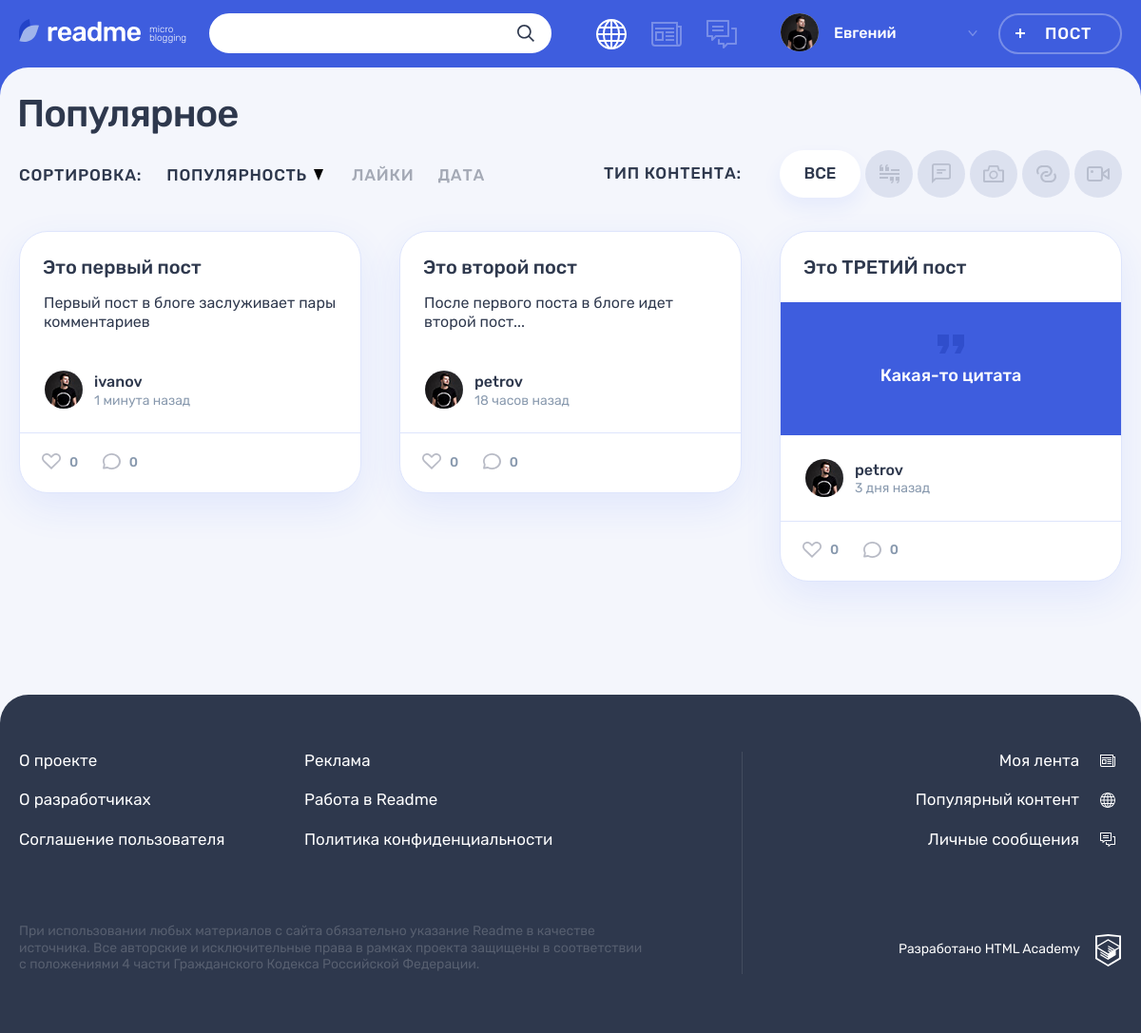
The page / on the database its author committed.
### tables this page shows
CREATE TABLE `type_content` (
    `id` INT NOT NULL AUTO_INCREMENT PRIMARY KEY,
    `type` VARCHAR(128) NOT NULL UNIQUE,                      
    `class_name` VARCHAR(128) NOT NULL UNIQUE                 
);

CREATE TABLE `posts` (
    `id` INT NOT NULL AUTO_INCREMENT PRIMARY KEY,
    `created_at` DATETIME NOT NULL,                             
    `header` TEXT,                                              
    `content_text` TEXT,                                        
    `author_quote` TEXT,                                        
    `content_photo` TEXT,                                       
    `content_video` TEXT,                                       
    `content_link` TEXT,                                        
    `count_views` INT NOT NULL DEFAULT 0,                       
    `user_id` INT NOT NULL,
    `type_content_id` INT NOT NULL,
    FOREIGN KEY `user_index` (`user_id`) REFERENCES `users` (`id`),
    FOREIGN KEY `type_content_index` (`type_content_id`) REFERENCES `type_content` (`id`),
    FULLTEXT `fulltext_index` (`header`, `content_text`, `author_quote`)    
);

CREATE TABLE `users` (
    `id` INT NOT NULL AUTO_INCREMENT PRIMARY KEY,
    `created_at` DATETIME NOT NULL,                        
    `email` VARCHAR(128) NOT NULL UNIQUE,
    `login` VARCHAR(64) NOT NULL UNIQUE,
    `password` CHAR(64) NOT NULL,                          
    `avatar` TEXT                                          
);

### helpers.php (called while the page is built, shortened)
<?php
function get_noun_plural_form(int $number, string $one, string $two, string $many): string
{
    $number = (int)$number;
    $mod10 = $number % 10;
    $mod100 = $number % 100;
    switch (true) {
        case ($mod100 >= 11 && $mod100 <= 20):
            return $many;
        case ($mod10 === 1):
            return $one;
        case ($mod10 >= 2 && $mod10 <= 4):
            return $two;
    }
}
function include_template($name, array $data = [])
{
    $name = 'templates/' . $name;
    extract($data);
    require $name;
    $result = ob_get_clean();
    return $result;
}
function generate_random_date($index)
{
    $deltas = [['minutes' => 59], ['hours' => 23], ['days' => 6], ['weeks' => 4], ['months' => 11]];
    $dcnt = count($deltas);
    $delta = $deltas[$index];
    $timeval = rand(1, current($delta));
    $timename = key($delta);
    $ts = strtotime("$timeval $timename ago");
    $dt = date('Y-m-d H:i:s', $ts);
    return $dt;
}

### templates/main.php (the view, shortened to what this page needs)
<div class="container">
    <h1 class="page__title page__title--popular">Популярное</h1>
</div>
<div class="popular container">
    <div class="popular__filters-wrapper">
        <div class="popular__sorting sorting">
            <b class="popular__sorting-caption sorting__caption">Сортировка:</b>
            <ul class="popular__sorting-list sorting__list">
                <li class="sorting__item sorting__item--popular">
                    <a class="sorting__link sorting__link--active" href="#">
                        <span>Популярность</span>
                        <svg class="sorting__icon" width="10" height="12">
                            <use xlink:href="#icon-sort"></use>
                        </svg>
                    </a>
                </li>
                <li class="sorting__item">
                    <a class="sorting__link" href="#">
                        <span>Лайки</span>
                    </a>
                </li>
                <li class="sorting__item">
                    <a class="sorting__link" href="#">
                        <span>Дата</span>
                    </a>
                </li>
            </ul>
        </div>
        <div class="popular__filters filters">
            <b class="popular__filters-caption filters__caption">Тип контента:</b>
            <ul class="popular__filters-list filters__list">
                <li class="popular__filters-item popular__filters-item--all filters__item filters__item--all">
                    <a class="filters__button filters__button--ellipse filters__button--all <?=get_class_active();?>" href="index.php">
                        <span>Все</span>
                    </a>
                </li>
                <?php foreach($content_type_array as $type_content):?>
                <li class="popular__filters-item filters__item">
                    <a class="filters__button filters__button--<?=$type_content['class_name'];?> button <?=get_class_active($type_content['class_name']);?>" href="?type_post=<?=$type_content['class_name'];?>">
                    <?php if($type_content['class_name'] === 'photo'):?>
                        <svg class="filters__icon" width="22" height="18">
                    <?php elseif($type_content['class_name'] === 'quote'):?>
                        <span class="visually-hidden">Цитата</span>
                        <svg class="filters__icon" width="21" height="20">
                    <?php elseif($type_content['class_name'] === 'link'):?>
                        <span class="visually-hidden">Ссылка</span>
                        <svg class="filters__icon" width="21" height="18">
                    <?php elseif($type_content['class_name'] === 'video'):?>
                        <span class="visually-hidden">Видео</span>
                        <svg class="filters__icon" width="24" height="16">
                    <?php elseif($type_content['class_name'] === 'text'):?>
                        <span class="visually-hidden">Текст</span>
                        <svg class="filters__icon" width="20" height="21">
                    <?php endif;?>
                        <use xlink:href="#icon-filter-<?=$type_content['class_name'];?>"></use>
                        </svg>
                    </a>
                </li>
                <?php endforeach;?>
            </ul>
        </div>
    </div>
    <div class="popular__posts">
        <?php foreach($posts_array as $idx => $post):?>
            <?php $date = generate_random_date($idx);?>
            <article class="popular__post post post-<?=$post['class_name'];?>">
                <header class="post__header">
                    <h2><a href="post.php?id=<?=$post['id'];?>"><?=htmlspecialchars($post['header']);?></a></h2>
                </header>
                <div class="post__main">
                    <?php if($post['class_name'] === 'quote'):?>
                        <blockquote>
                            <p>
                                <?=htmlspecialchars($post['content']);?>
                            </p>
                        </blockquote>
                    <?php elseif($post['class_name'] === 'text'):?>
                        <?=cut_text_post(htmlspecialchars($post['content']), $post['id']);?>
                    <?php endif;?>
                </div>
                <footer class="post__footer">
                    <div class="post__author">
                        <a class="post__author-link" href="#" title="Автор">
                            <div class="post__avatar-wrapper">
                                <img class="post__author-avatar" src="img/<?=htmlspecialchars($post['avatar']);?>" alt="Аватар пользователя">
                            </div>
                            <div class="post__info">
                                <b class="post__author-name"><?=htmlspecialchars($post['name_user']);?></b>
                                <time class="post__time" datetime="<?=$date;?>" title="<?=date('d.m.Y H:i', strtotime($date));?>"><?=get_diff_date(date_create($date));?></time>
                            </div>
                        </a>
                    </div>
                    <div class="post__indicators">
                        <div class="post__buttons">
                            <a class="post__indicator post__indicator--likes button" href="#" title="Лайк">
                                <svg class="post__indicator-icon" width="20" height="17">
                                    <use xlink:href="#icon-heart"></use>
                                </svg>
                                <span>0</span>
                            </a>
                            <a class="post__indicator post__indicator--comments button" href="#" title="Комментарии">
                                <svg class="post__indicator-icon" width="19" height="17">
                                    <use xlink:href="#icon-comment"></use>
                                </svg>
                                <span>0</span>
                            </a>
                        </div>
                    </div>
                </footer>
            </article>
        <?php endforeach;?>
    </div>
</div>

### functions.php (shortened to what this page needs)
<?php
function get_popular_posts(mysqli $link, string $type_post = null): array {
    $where = "";
    $sql = "SELECT
                `p`.`id`,
                `p`.`header`,
                `tc`.`class_name`,
            CASE
                WHEN `tc`.`class_name` in ('quote', 'text')
                    THEN `p`.`content_text`
                WHEN `tc`.`class_name` = 'photo'
                    THEN `p`.`content_photo`
                WHEN `tc`.`class_name` = 'link'
                    THEN `p`.`content_link`
                ELSE `p`.`content_video`
            END AS `content`,
                `p`.`author_quote` as `author`,
                `u`.`login` as `name_user`,
                `u`.`avatar`
            FROM
                `posts` `p`
                JOIN `users` `u` on `u`.`id` = `p`.`user_id`
                JOIN `type_content` `tc` on `tc`.`id` = `p`.`type_content_id`
            $where
            ORDER BY `count_views` DESC;";
    $result = mysqli_query($link, $sql);
    return mysqli_fetch_all($result, MYSQLI_ASSOC);
}
function get_all_type_content(mysqli $link): array {
    $sql = "SELECT
        `tc`.`type`,
        `tc`.`class_name`
    FROM
        `type_content` `tc`;";
    $result = mysqli_query($link, $sql);
    return mysqli_fetch_all($result, MYSQLI_ASSOC);
}
function get_class_active(string $type_post = null, string $tag = null): string {
    if (isset($_GET['type_post'])) {
        if ($_GET['type_post'] === $type_post) {
            if ($tag === "section") {
                return "tabs__content--active";
            }
            return "filters__button--active";
        }
    } elseif (is_null($type_post)) {
        return "filters__button--active";
    }
    return "";
}
function cut_text_post(string $text, int $id, int $limit_letters = 300): string
{
    $sum_count_letters = 0;
    $text_array = explode(' ', $text);
    for ($i = 0, $count = count($text_array); $i < $count; $i++) {
        if (($sum_count_letters + mb_strlen($text_array[$i]) + 1) <= ($limit_letters + 1)){
            $sum_count_letters += mb_strlen($text_array[$i]) + 1;
        } else {
            return '<p>' . implode(' ', array_slice($text_array, 0, $i)) . '...' . '</p>' .
            '<a class="post-text__more-link" href="post.php?id=' . $id . '">Читать далее</a>';
        }
    }
    return '<p>' . $text . '</p>';
}
function get_diff_date(DateTime $date, string $format = "%d %s назад") : string
{
    $current_date = date_create();
    $diff = date_diff($current_date, $date);
    $minutes_count = $diff->i;
    $hours_count = $diff->h;
    $days_count = $diff->d;
    $all_days_count = (int)date_interval_format($diff, "%a");
    $months_count = $diff->m;
    $years_count = $diff->y;
    $weeks_count = floor($all_days_count / 7);
    if (!($years_count || $months_count || $weeks_count || $days_count || $hours_count)) {
        $result = $minutes_count;
        $form = get_noun_plural_form($result, 'минута', 'минуты', 'минут');
    } elseif (!($years_count || $months_count || $weeks_count || $days_count)) {
        $result = $minutes_count/60 >= 0.5 ? $hours_count + 1 : $hours_count;
        $form = get_noun_plural_form($result, 'час', 'часа', 'часов');
    } elseif (!($years_count || $months_count || $weeks_count)) {
        $result = ($hours_count + $minutes_count/60)/24 >= 0.5 ? $all_days_count + 1 : $all_days_count;
        $form = get_noun_plural_form($result, 'день', 'дня', 'дней');
    } elseif (!($years_count || $months_count)) {
        $all_days_count = $all_days_count + ($hours_count + $minutes_count/60)/24;
        $result = round($all_days_count / 7);
        $form = get_noun_plural_form($result, 'неделя', 'недели', 'недель');
    }
    return sprintf($format, $result, $form);
}

### rows shown on the page
type_content: class_name "quote" (drawn)
type_content: class_name "text" (drawn)
type_content: class_name "photo" (drawn)
type_content: class_name "link" (drawn)
type_content: class_name "video" (drawn)
posts: header "Это первый пост", text "Первый поcт в блоге заслуживает пары комментариев", user.avatar (picture), user.login "ivanov", date "1 минута назад"
posts: header "Это второй пост", text "После первого поста в блоге идет второй пост...", user.avatar (picture), user.login "petrov", date "18 часов назад"
posts: header "Это ТРЕТИЙ пост", content "Какая-то цитата", user.avatar (picture), user.login "petrov", date "3 дня назад"

### other values the page prints
$user_name "Евгений"
